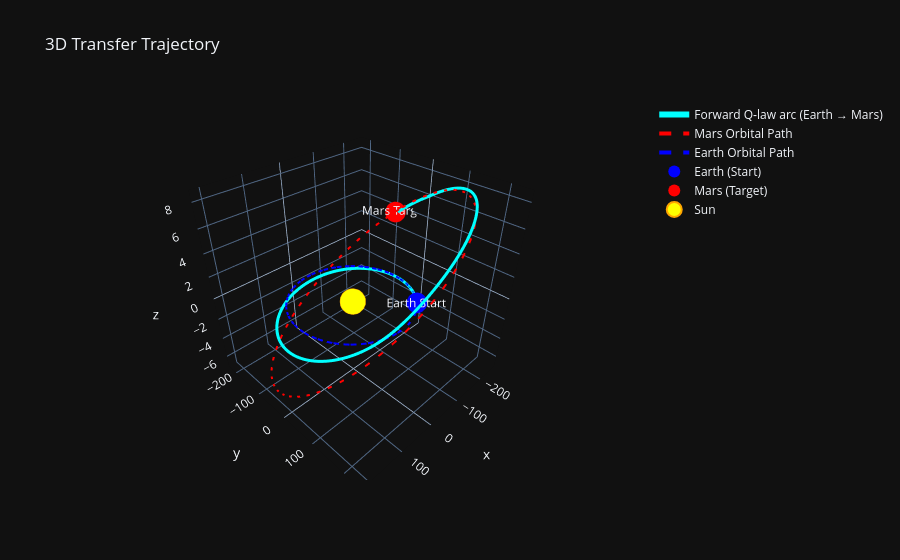

Notebook code cell kept with this figure:
### Code cell
import plotly.graph_objects as go
import numpy as np


# Convert to Gm (1e9 m)
AU_TO_GM = 1.495978707e2

# Example: pick one TOF from your loop
best_tf = tf_days[-1]  # or pick the one you want to visualize
best_t0 = best_departure

# Get Earth and Mars positions at t0 and t0+best_tf
earth_initial = earth_loc[best_t0,0:3]
mars_initial = mars_loc[best_t0,0:3]
mars_final= mars_loc[best_t0 + best_tf, 0:3]
earth_final= earth_loc[best_t0 + best_tf, 0:3]

mars_traj_during_flight = mars_loc[best_t0 : best_t0 + best_tf + 1, 0:3] / 1e9
earth_traj_during_flight = earth_loc[best_t0 : best_t0 + best_tf + 1, 0:3] / 1e9


# Forward trajectory (Earth -> Mars)
t_days_fw = fw_ts / 86400
r_traj_fw = fw_sol[0:3, :].T / 1e9

# Create 3D figure
fig = go.Figure()


# 1. Forward arc (Earth → Mars)
fig.add_trace(go.Scatter3d(
    x=r_traj_fw[:, 0], y=r_traj_fw[:, 1], z=r_traj_fw[:, 2],
    mode='lines',
    name='Forward Q‑law arc (Earth → Mars)',
    line=dict(width=6, color='cyan'),
    hovertemplate='<b>Time: %{text:.1f} days</b><br>X: %{x:.2f} Gm<br>Y: %{y:.2f} Gm<br>Z: %{z:.2f} Gm<extra></extra>',
    text=t_days_fw
))

# --- 2. NEW: Mars Orbit Path (The target's actual move) ---
fig.add_trace(go.Scatter3d(
    x=mars_traj_during_flight[:, 0], 
    y=mars_traj_during_flight[:, 1], 
    z=mars_traj_during_flight[:, 2],
    mode='lines',
    name='Mars Orbital Path',
    line=dict(width=4, color='red', dash='dash'), # Dashed to distinguish from spacecraft
    hovertemplate='<b>Mars Path</b><br>X: %{x:.2f} Gm<br>Y: %{y:.2f} Gm<br>Z: %{z:.2f} Gm<extra></extra>'
))
fig.add_trace(go.Scatter3d(
    x=earth_traj_during_flight[:, 0], 
    y=earth_traj_during_flight[:, 1], 
    z=earth_traj_during_flight[:, 2],
    mode='lines',
    name='Earth Orbital Path',
    line=dict(width=4, color='blue', dash='dash'), # Dashed to distinguish from spacecraft
    hovertemplate='<b>Mars Path</b><br>X: %{x:.2f} Gm<br>Y: %{y:.2f} Gm<br>Z: %{z:.2f} Gm<extra></extra>'
))

# 3. Earth initial
fig.add_trace(go.Scatter3d(
    x=[earth_initial[0]/1e9], y=[earth_initial[1]/1e9], z=[earth_initial[2]/1e9],
    mode='markers+text',
    name='Earth (Start)',
    marker=dict(size=12, color='blue'),
    text=['Earth Start'],
    textposition="middle center",
    hovertemplate='<b>Earth Initial</b><br>Position: (%{x:.2f}, %{y:.2f}, %{z:.2f}) Gm<extra></extra>'
))

# switch = [-1.09638235e+11, -1.87493715e+11, -3.43338201e+09]
# fig.add_trace(go.Scatter3d(
#     x=[switch[0]/1e9], y=[switch[1]/1e9], z=[switch[2]/1e9],
#     mode='markers+text',
#     name='SWITCH',
#     marker=dict(size=4, color='blue'),
#     text=['SWITCH'],
#     textposition="middle center",
#     hovertemplate='<b>Earth Initial</b><br>Position: (%{x:.2f}, %{y:.2f}, %{z:.2f}) Gm<extra></extra>'
# ))


# # 4. Mars initial
# fig.add_trace(go.Scatter3d(
#     x=[mars_initial[0]/1e9], y=[mars_initial[1]/1e9], z=[mars_initial[2]/1e9],
#     mode='markers+text',
#     name='Mars (Start)',
#     marker=dict(size=12, color='pink'),
#     text=['Mars Start'],
#     textposition="middle center",
#     hovertemplate='<b>Mars Initial</b><br>Position: (%{x:.2f}, %{y:.2f}, %{z:.2f}) Gm<extra></extra>'
# ))


# 5. Mars final (target)
fig.add_trace(go.Scatter3d(
    x=[mars_final[0]/1e9], y=[mars_final[1]/1e9], z=[mars_final[2]/1e9],
    mode='markers+text',
    name='Mars (Target)',
    marker=dict(size=12, color='red'),
    text=['Mars Target'],
    textposition="middle center",
    hovertemplate='<b>Mars Target</b><br>Position: (%{x:.2f}, %{y:.2f}, %{z:.2f}) Gm<extra></extra>'
))


# # 6. Earth final (target for backward arc)
# fig.add_trace(go.Scatter3d(
#     x=[earth_final[0]/1e9], y=[earth_final[1]/1e9], z=[earth_final[2]/1e9],
#     mode='markers+text',
#     name='Earth (Target)',
#     marker=dict(size=12, color='lightblue'),
#     text=['Earth Target'],
#     textposition="middle center",
#     hovertemplate='<b>Earth Target</b><br>Position: (%{x:.2f}, %{y:.2f}, %{z:.2f}) Gm<extra></extra>'
# ))


# 7. Sun at origin
fig.add_trace(go.Scatter3d(
    x=[0], y=[0], z=[0],
    mode='markers',
    name='Sun',
    marker=dict(size=15, color='yellow', symbol='circle', line=dict(color='orange', width=2))
))
fig.update_layout(
    title="3D Transfer Trajectory",
    template="plotly_dark",
)

# 8. Auxiliary: Earth initial state point (r0v0) and Mars final state point

### Figure 1 — Plotly figure (JSON) as saved in the notebook; plotly's stock layout.template omitted (floating-point values rounded to 4 significant figures; data arrays with more than 128 entries replaced by an {"elided": "..."} marker saying what was removed)
{"data": [{"hovertemplate": "<b>Time: %{text:.1f} days</b><br>X: %{x:.2f} Gm<br>Y: %{y:.2f} Gm<br>Z: %{z:.2f} Gm<extra></extra>", "line": {"color": "cyan", "width": 6}, "mode": "lines", "name": "Forward Q‑law arc (Earth → Mars)", "text": {"elided": "3934 float values"}, "type": "scatter3d", "x": {"elided": "3934 float values"}, "y": {"elided": "3934 float values"}, "z": {"elided": "3934 float values"}}, {"hovertemplate": "<b>Mars Path</b><br>X: %{x:.2f} Gm<br>Y: %{y:.2f} Gm<br>Z: %{z:.2f} Gm<extra></extra>", "line": {"color": "red", "dash": "dash", "width": 4}, "mode": "lines", "name": "Mars Orbital Path", "type": "scatter3d", "x": {"elided": "693 float values"}, "y": {"elided": "693 float values"}, "z": {"elided": "693 float values"}}, {"hovertemplate": "<b>Mars Path</b><br>X: %{x:.2f} Gm<br>Y: %{y:.2f} Gm<br>Z: %{z:.2f} Gm<extra></extra>", "line": {"color": "blue", "dash": "dash", "width": 4}, "mode": "lines", "name": "Earth Orbital Path", "type": "scatter3d", "x": {"elided": "693 float values"}, "y": {"elided": "693 float values"}, "z": {"elided": "693 float values"}}, {"hovertemplate": "<b>Earth Initial</b><br>Position: (%{x:.2f}, %{y:.2f}, %{z:.2f}) Gm<extra></extra>", "marker": {"color": "blue", "size": 12}, "mode": "markers+text", "name": "Earth (Start)", "text": ["Earth Start"], "textposition": "middle center", "type": "scatter3d", "x": [-100.9], "y": [107.5], "z": [0.0001186]}, {"hovertemplate": "<b>Mars Target</b><br>Position: (%{x:.2f}, %{y:.2f}, %{z:.2f}) Gm<extra></extra>", "marker": {"color": "red", "size": 12}, "mode": "markers+text", "name": "Mars (Target)", "text": ["Mars Target"], "textposition": "middle center", "type": "scatter3d", "x": [-229.7], "y": [-77.93], "z": [4.012]}, {"marker": {"color": "yellow", "line": {"color": "orange", "width": 2}, "size": 15, "symbol": "circle"}, "mode": "markers", "name": "Sun", "type": "scatter3d", "x": [0], "y": [0], "z": [0]}], "layout": {"title": {"text": "3D Transfer Trajectory"}}}
